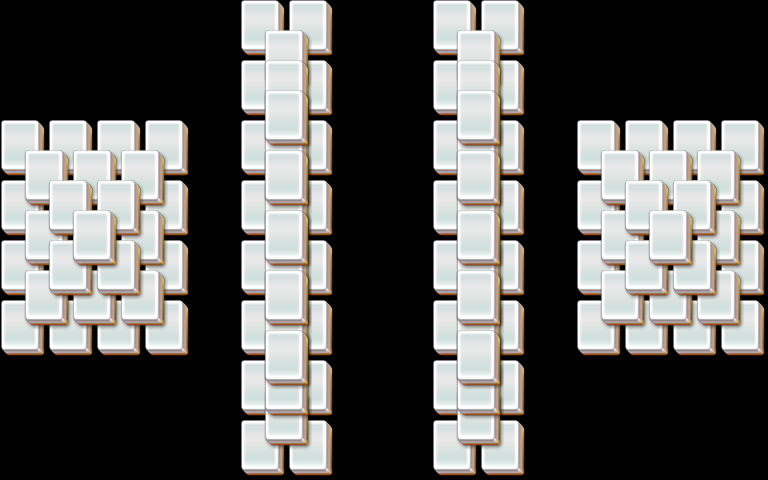

Rendered tile map (Tiled .tmx) drawn with the repository's tilesets; below, a short description and the map source with its tile grids summarised:
An orthogonal 32x16 tile map with 24x30 px tiles, 5 tile layers (layer1, layer2, layer3, layer4, ...).

<map version="1.0" orientation="orthogonal" width="32" height="16" tilewidth="24" tileheight="30">
 <properties>
  <property name="species" value="20" />
 </properties>
 <tileset firstgid="1" name="mahjong" tilewidth="48" tileheight="60">
  <image source="mahjong.png" />
 </tileset>
 <layer name="layer1" width="32" height="16">
  <data>[512 cells, 64 non-empty, 1 distinct tile ids]</data>
 </layer>
 <layer name="layer2" width="32" height="16">
  <data>[512 cells, 32 non-empty, 1 distinct tile ids]</data>
 </layer>
 <layer name="layer3" width="32" height="16">
  <data>[512 cells, 20 non-empty, 1 distinct tile ids]</data>
 </layer>
 <layer name="layer4" width="32" height="16">
  <data>[512 cells, 12 non-empty, 1 distinct tile ids]</data>
 </layer>
 <layer name="layer5" width="32" height="16">
  <data>[512 cells, 0 non-empty, 0 distinct tile ids]</data>
 </layer>
</map>
